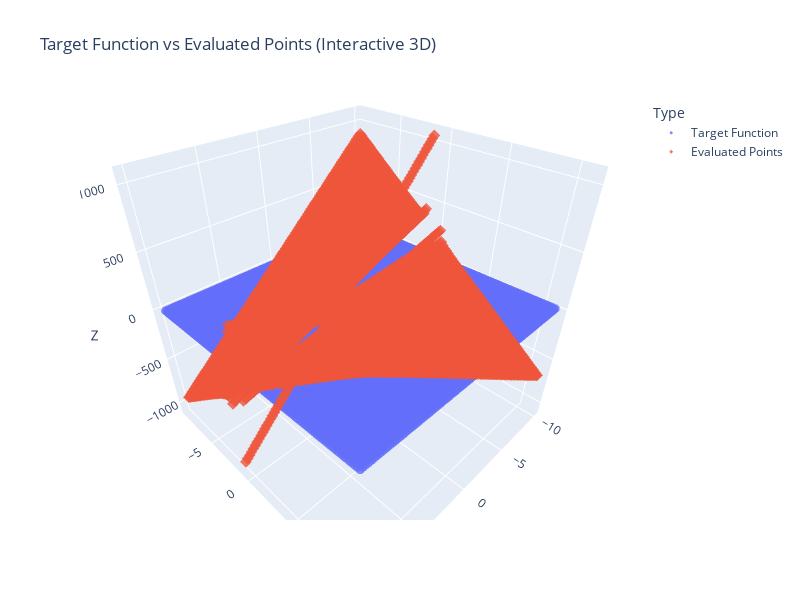

Notebook code for this chart:
### Markdown cell above
# Problem 4: f(x,y) = x + 2y

### Code cell
problem = problems.p4_b
problem.hist.plot()
problem.plot()

### Figure 1 — Plotly figure (JSON) as saved in the notebook; plotly's stock layout.template omitted (floating-point values rounded to 4 significant figures; data arrays with more than 128 entries replaced by an {"elided": "..."} marker saying what was removed)
{"data": [{"hovertemplate": "Type=Target Function<br>X=%{x}<br>Y=%{y}<br>Z=%{z}<extra></extra>", "legendgroup": "Target Function", "marker": {"color": "#636efa", "opacity": 0.8, "symbol": "circle", "size": 3}, "mode": "markers", "name": "Target Function", "scene": "scene", "showlegend": true, "x": {"elided": "10000 float values"}, "y": {"elided": "10000 float values"}, "z": {"elided": "10000 float values"}, "type": "scatter3d"}, {"hovertemplate": "Type=Evaluated Points<br>X=%{x}<br>Y=%{y}<br>Z=%{z}<extra></extra>", "legendgroup": "Evaluated Points", "marker": {"color": "#EF553B", "opacity": 0.8, "symbol": "diamond", "size": 3}, "mode": "markers", "name": "Evaluated Points", "scene": "scene", "showlegend": true, "x": {"elided": "10000 float values"}, "y": {"elided": "10000 float values"}, "z": {"elided": "10000 float values"}, "type": "scatter3d"}], "layout": {"scene": {"domain": {"x": [0.0, 1.0], "y": [0.0, 1.0]}, "xaxis": {"title": {"text": "X"}}, "yaxis": {"title": {"text": "Y"}}, "zaxis": {"title": {"text": "Z"}}, "camera": {"eye": {"x": 1, "y": 1, "z": 1}}, "aspectmode": "cube"}, "legend": {"title": {"text": "Type"}, "tracegroupgap": 0}, "title": {"text": "Target Function vs Evaluated Points (Interactive 3D)"}, "width": 800, "height": 600}}
